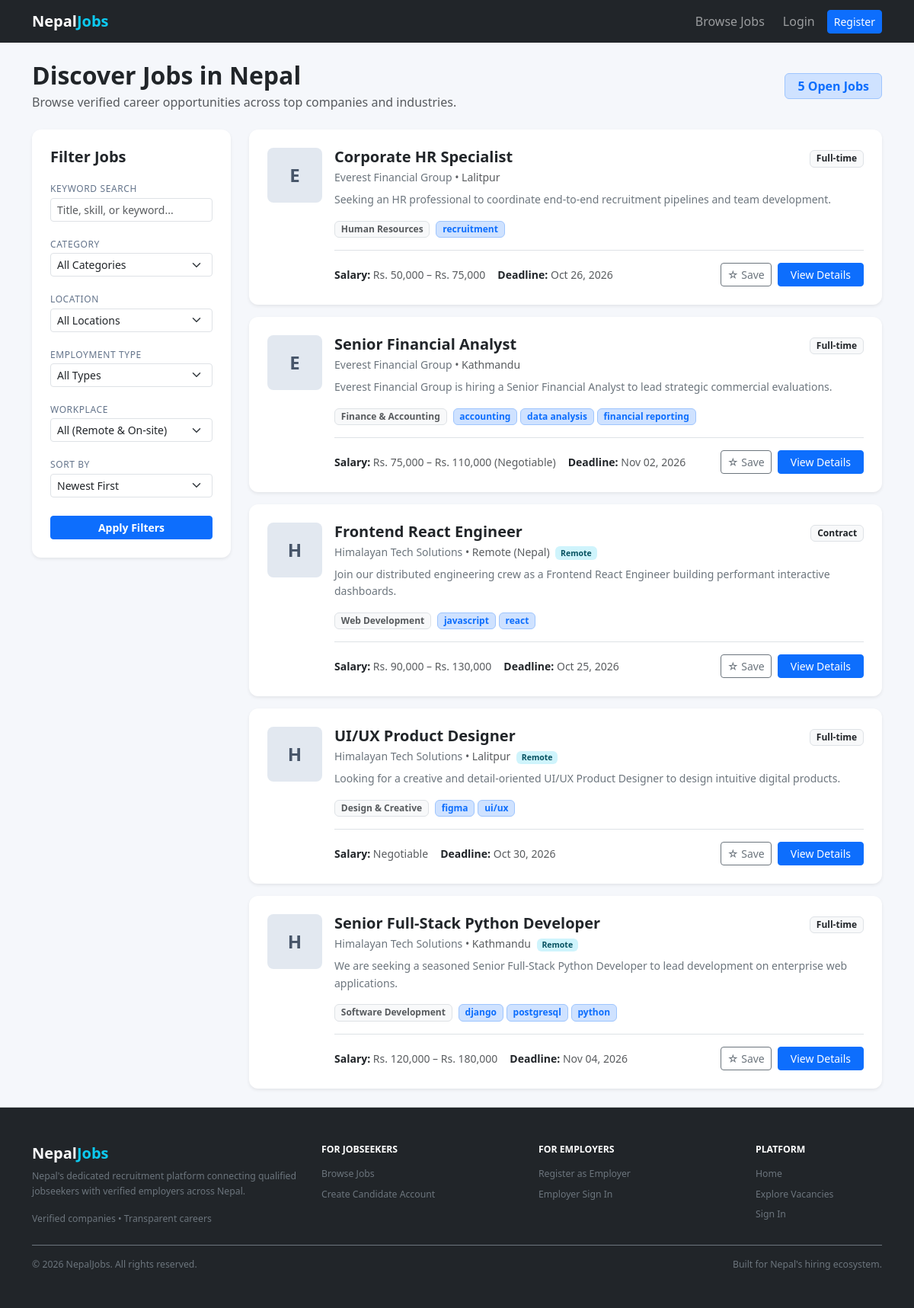
Screenshot of /jobs/ with the database file from the repository.
### jobs/models.py (models this page shows, shortened)
class Job(models.Model):
    class EmploymentType(models.TextChoices):
        FULL_TIME = "full_time", "Full-time"
        PART_TIME = "part_time", "Part-time"
        CONTRACT = "contract", "Contract"
        INTERNSHIP = "internship", "Internship"
        FREELANCE = "freelance", "Freelance"
    class Status(models.TextChoices):
        DRAFT = "draft", "Draft"
        PUBLISHED = "published", "Published"
        CLOSED = "closed", "Closed"
    employer = models.ForeignKey(
        "accounts.EmployerProfile",
        on_delete=models.CASCADE,
        related_name="jobs",
    )
    title = models.CharField(max_length=200)
    description = models.TextField()
    responsibilities = models.TextField(blank=True)
    category = models.ForeignKey(
        "jobs.Category",
        on_delete=models.PROTECT,
        related_name="jobs",
    )
    location = models.ForeignKey(
        "jobs.Location",
        on_delete=models.PROTECT,
        related_name="jobs",
    )
    is_remote = models.BooleanField(
        default=False,
        help_text="Check if remote work is permitted for this position.",
    )
    employment_type = models.CharField(
        max_length=20,
        choices=EmploymentType.choices,
        default=EmploymentType.FULL_TIME,
    )
    salary_min = models.PositiveIntegerField(null=True, blank=True)
    salary_max = models.PositiveIntegerField(null=True, blank=True)
    is_salary_negotiable = models.BooleanField(default=False)
    experience_years_min = models.PositiveIntegerField(default=0)
    education_level = models.CharField(
        max_length=20,
        choices=Education.Level.choices,
        blank=True,
    )
    required_skills = models.ManyToManyField(
        "accounts.Skill",
        blank=True,
        related_name="jobs",
    )
    vacancies = models.PositiveIntegerField(
        default=1,
        validators=[MinValueValidator(1)],
    )
    application_deadline = models.DateField()
    status = models.CharField(
        max_length=20,
        choices=Status.choices,
        default=Status.DRAFT,
    )
    created_at = models.DateTimeField(auto_now_add=True)
    updated_at = models.DateTimeField(auto_now=True)
    published_at = models.DateTimeField(null=True, blank=True)
    objects = JobQuerySet.as_manager()
    class Meta:
        ordering = ["-created_at"]
        indexes = [
            models.Index(fields=["status", "application_deadline"]),
            models.Index(fields=["-created_at"]),
            models.Index(fields=["employment_type"]),
        ]
    @property
    def salary_display(self):
        if self.salary_min and self.salary_max:
            val = f"Rs. {self.salary_min:,} – Rs. {self.salary_max:,}"
        elif self.salary_min:
            val = f"Rs. {self.salary_min:,}+"
        elif self.salary_max:
            val = f"Up to Rs. {self.salary_max:,}"
        elif self.is_salary_negotiable:
            return "Negotiable"
        else:
            return "Not specified"
        if self.is_salary_negotiable:
            val += " (Negotiable)"
        return val

class Location(models.Model):
    name = models.CharField(max_length=100, unique=True)
    slug = models.SlugField(max_length=120, unique=True)
    is_remote = models.BooleanField(
        default=False,
        help_text="Designates whether this location itself represents remote work.",
    )
    class Meta:
        ordering = ["name"]

class Category(models.Model):
    name = models.CharField(max_length=100, unique=True)
    slug = models.SlugField(max_length=120, unique=True)
    description = models.TextField(blank=True)
    is_active = models.BooleanField(default=True)
    class Meta:
        ordering = ["name"]
        verbose_name_plural = "Categories"

### accounts/models.py (models this page shows, shortened)
class EmployerProfile(models.Model):
    class VerificationStatus(models.TextChoices):
        PENDING = "pending", "Pending"
        APPROVED = "approved", "Approved"
        REJECTED = "rejected", "Rejected"
    user = models.OneToOneField(User, on_delete=models.CASCADE, related_name="employer_profile")
    company_name = models.CharField(max_length=200)
    phone = models.CharField(max_length=20, blank=True)
    address = models.CharField(max_length=255, blank=True)
    logo = models.ImageField(
        upload_to=logo_upload_path,
        blank=True,
        validators=[
            FileExtensionValidator(["jpg", "jpeg", "png", "webp"]),
            validate_logo_size,
        ],
        help_text="Optional. JPG, PNG or WebP, up to 2 MB.",
    )
    industry = models.CharField(max_length=100, blank=True)
    website = models.URLField(blank=True)
    description = models.TextField(blank=True)
    verification_document = models.FileField(
        upload_to=verification_doc_upload_path,
        storage=private_verification_storage,
        blank=True,
        validators=[
            FileExtensionValidator(["pdf", "jpg", "jpeg", "png"]),
            validate_verification_doc_size,
        ],
        help_text="PDF or image, up to 10 MB. Kept private.",
    )
    rejection_reason = models.TextField(blank=True)
    reviewed_at = models.DateTimeField(null=True, blank=True)
    verification_status = models.CharField(
        max_length=10, choices=VerificationStatus.choices, default=VerificationStatus.PENDING
    )

class Skill(models.Model):
    name = models.CharField(max_length=50, unique=True)
    class Meta:
        ordering = ["name"]

### jobs/views.py (the view, shortened to what this page needs)
# urls.py: path("jobs/", views.JobListView.as_view(), name="job_list"),
class JobListView(ListView):
    model = Job
    template_name = "jobs/job_list.html"
    context_object_name = "jobs"
    paginate_by = PAGE_SIZE
    def paginate_queryset(self, queryset, page_size):
        paginator = self.get_paginator(queryset, page_size)
        page_number = self.request.GET.get("page")
        page_obj = paginator.get_page(page_number)
        return (paginator, page_obj, page_obj.object_list, page_obj.has_other_pages())
    def get_queryset(self):
        queryset = (
            Job.objects.open_jobs()
            .select_related("employer", "category", "location")
            .prefetch_related("required_skills")
        )
        self.q = self.request.GET.get("q", "").strip()
        self.category_slug = self.request.GET.get("category", "").strip()
        if self.category_slug:
            queryset = queryset.filter(category__slug=self.category_slug)
        self.location_slug = self.request.GET.get("location", "").strip()
        if self.location_slug:
            queryset = queryset.filter(location__slug=self.location_slug)
        self.employment_type = self.request.GET.get("employment_type", "").strip()
        if self.employment_type:
            queryset = queryset.filter(employment_type=self.employment_type)
        self.remote = self.request.GET.get("remote", "").strip().lower()
        if self.remote == "remote":
            queryset = queryset.filter(is_remote=True)
        elif self.remote == "onsite":
            queryset = queryset.filter(is_remote=False)
        self.sort = self.request.GET.get("sort", "newest").strip().lower()
        if self.sort == "deadline":
            queryset = queryset.order_by("application_deadline", "-created_at")
        else:
            self.sort = "newest"
            queryset = queryset.order_by("-created_at")
        return queryset
    def get_context_data(self, **kwargs):
        context = super().get_context_data(**kwargs)
        page_obj = context["page_obj"]
        request = self.request
        categories = Category.objects.filter(is_active=True)
        locations = Location.objects.all()
        employment_types = Job.EmploymentType.choices
        query_params = request.GET.copy()
        if "page" in query_params:
            del query_params["page"]
        query_string = query_params.urlencode()
        has_filters = bool(
            self.q
            or self.category_slug
            or self.location_slug
            or self.employment_type
            or (self.remote in ("remote", "onsite"))
            or (self.sort and self.sort != "newest")
        )
        saved_job_ids = set()
        context.update(
            {
                "categories": categories,
                "locations": locations,
                "employment_types": employment_types,
                "current_q": self.q,
                "current_category": self.category_slug,
                "current_location": self.location_slug,
                "current_employment_type": self.employment_type,
                "current_remote": self.remote,
                "current_sort": self.sort,
                "query_string": query_string,
                "has_filters": has_filters,
                "total_count": context["paginator"].count,
                "saved_job_ids": saved_job_ids,
            }
        )
        return context

### templates/jobs/job_list.html (shortened to what this page needs)
{% extends 'base.html' %}
{% block content %}
<div class="row mb-4 align-items-center">
  <div class="col-md-8">
    <h1 class="h2 fw-bold mb-1">Discover Jobs in Nepal</h1>
    <p class="text-muted mb-0">Browse verified career opportunities across top companies and industries.</p>
  </div>
  <div class="col-md-4 text-md-end mt-2 mt-md-0">
    <span class="badge bg-primary-subtle text-primary border border-primary-subtle px-3 py-2 fs-6">
      {{ total_count }} Open Job{{ total_count|pluralize }}
    </span>
  </div>
</div>
<div class="row g-4">
  <div class="col-lg-4 col-xl-3">
    <div class="card shadow-sm border-0 sticky-lg-top" style="top: 1rem; z-index: 10;">
      <div class="card-body p-4">
        <div class="d-flex justify-content-between align-items-center mb-3">
          <h5 class="fw-bold mb-0">Filter Jobs</h5>
        </div>
        <form method="get" action="{% url 'job_list' %}">
          <div class="mb-3">
            <label for="search-input" class="form-label info-label">Keyword Search</label>
            <input type="text" id="search-input" name="q" class="form-control form-control-sm" placeholder="Title, skill, or keyword..." value="{{ current_q }}">
          </div>
          <div class="mb-3">
            <label for="category-select" class="form-label info-label">Category</label>
            <select id="category-select" name="category" class="form-select form-select-sm">
              <option value="">All Categories</option>
            </select>
          </div>
          <div class="mb-3">
            <label for="location-select" class="form-label info-label">Location</label>
            <select id="location-select" name="location" class="form-select form-select-sm">
              <option value="">All Locations</option>
            </select>
          </div>
          <div class="mb-3">
            <label for="employment-type-select" class="form-label info-label">Employment Type</label>
            <select id="employment-type-select" name="employment_type" class="form-select form-select-sm">
              <option value="">All Types</option>
            </select>
          </div>
          <div class="mb-3">
            <label for="remote-select" class="form-label info-label">Workplace</label>
            <select id="remote-select" name="remote" class="form-select form-select-sm">
              <option value="">All (Remote & On-site)</option>
            </select>
          </div>
          <div class="mb-4">
            <label for="sort-select" class="form-label info-label">Sort By</label>
            <select id="sort-select" name="sort" class="form-select form-select-sm">
              <option value="newest" {% if current_sort == 'newest' %}selected{% endif %}>Newest First</option>
            </select>
          </div>
          <div class="d-grid gap-2">
            <button type="submit" class="btn btn-primary btn-sm fw-semibold">Apply Filters</button>
          </div>
        </form>
      </div>
    </div>
  </div>
  <div class="col-lg-8 col-xl-9">
    {% if jobs %}
      <div class="d-flex flex-column gap-3">
        {% for job in jobs %}
          <div class="card shadow-sm border-0 job-card">
            <div class="card-body p-4">
              <div class="d-flex flex-column flex-sm-row align-items-start gap-3">
                <div class="flex-shrink-0">
                  {% if job.employer.logo %}
                    <img src="{{ job.employer.logo.url }}" alt="{{ job.employer.company_name }} Logo" class="company-logo-lg">
                  {% else %}
                    <div class="company-logo-placeholder">{{ job.employer.company_name|slice:":1"|upper }}</div>
                  {% endif %}
                </div>
                <div class="flex-grow-1">
                  <div class="d-flex flex-column flex-md-row justify-content-between align-items-md-start gap-2 mb-2">
                    <div>
                      <h2 class="h5 fw-bold mb-1">
                        <a href="{% url 'job_detail' job.pk %}" class="text-decoration-none text-dark hover-primary">
                          {{ job.title }}
                        </a>
                      </h2>
                      <div class="text-muted small">
                        <a href="{% url 'company_detail' job.employer.pk %}" class="text-decoration-none text-secondary fw-medium">
                          {{ job.employer.company_name }}
                        </a>
                        &bull; {{ job.location.name }}
                        {% if job.is_remote %}
                          <span class="badge bg-info-subtle text-info-emphasis ms-1">Remote</span>
                        {% endif %}
                      </div>
                    </div>
                    <div class="text-md-end">
                      <span class="badge bg-light text-dark border">{{ job.get_employment_type_display }}</span>
                    </div>
                  </div>
                  <p class="text-secondary small mb-3" style="line-height: 1.6;">
                    {{ job.description|truncatewords:25 }}
                  </p>
                  <div class="d-flex flex-wrap align-items-center gap-1 mb-3">
                    <span class="badge bg-light text-muted border me-1">{{ job.category.name }}</span>
                    {% for skill in job.required_skills.all|slice:":4" %}
                      <span class="badge bg-primary-subtle text-primary border border-primary-subtle">{{ skill.name }}</span>
                    {% endfor %}
                  </div>
                  <div class="d-flex flex-column flex-sm-row justify-content-between align-items-sm-center pt-3 border-top gap-2">
                    <div class="d-flex flex-wrap align-items-center gap-3 small text-muted">
                      <div>
                        <strong class="text-dark">Salary:</strong> {{ job.salary_display }}
                      </div>
                      <div>
                        <strong class="text-dark">Deadline:</strong> {{ job.application_deadline|date:"M d, Y" }}
                      </div>
                    </div>
                    <div class="d-flex align-items-center gap-2">
                      {% if user.is_authenticated and user.is_jobseeker %}
                        <form method="post" action="{% url 'toggle_save_job' job.pk %}" class="d-inline m-0">
                          {% csrf_token %}
                          <input type="hidden" name="next" value="{{ request.get_full_path }}">
                          {% if job.pk in saved_job_ids %}
                            <button type="submit" class="btn btn-sm btn-outline-danger" title="Remove from saved jobs" aria-label="Remove {{ job.title }} from saved jobs">
                              &#9733; Saved
                            </button>
                          {% else %}
                            <button type="submit" class="btn btn-sm btn-outline-secondary" title="Save this job" aria-label="Save {{ job.title }}">
                              &#9734; Save
                            </button>
                          {% endif %}
                        </form>
                      {% elif not user.is_authenticated %}
                        <a href="{% url 'login' %}?next={{ request.get_full_path }}" class="btn btn-sm btn-outline-secondary" title="Log in to save this job" aria-label="Log in to save {{ job.title }}">
                          &#9734; Save
                        </a>
                      {% endif %}
                      <a href="{% url 'job_detail' job.pk %}" class="btn btn-primary btn-sm px-3">View Details</a>
                    </div>
                  </div>
                </div>
              </div>
            </div>
          </div>
        {% endfor %}
      </div>
    {% endif %}
  </div>
</div>
{% endblock %}

### rows the page displays
Job: employer.company_name "E", title "Corporate HR Specialist", employer.company_name "Everest Financial Group", location.name "Lalitpur", employment_type "Full-time", description "Seeking an HR professional to coordinate end-to-end recruitment pipelines and team development.", category.name "Human Resources", salary_display "Rs. 50,000 – Rs. 75,000", application_deadline "Oct 26, 2026"
Skill: name "recruitment"
Job: employer.company_name "E", title "Senior Financial Analyst", employer.company_name "Everest Financial Group", location.name "Kathmandu", employment_type "Full-time", description "Everest Financial Group is hiring a Senior Financial Analyst to lead strategic commercial evaluations.", category.name "Finance & Accounting", salary_display "Rs. 75,000 – Rs. 110,000 (Negotiable)", application_deadline "Nov 02, 2026"
Skill: name "accounting"
Skill: name "data analysis"
Skill: name "financial reporting"
Job: employer.company_name "H", title "Frontend React Engineer", employer.company_name "Himalayan Tech Solutions", location.name "Remote (Nepal)", is_remote "Remote", employment_type "Contract", description "Join our distributed engineering crew as a Frontend React Engineer building performant interactive dashboards.", category.name "Web Development", salary_display "Rs. 90,000 – Rs. 130,000", application_deadline "Oct 25, 2026"
Skill: name "javascript"
Skill: name "react"
Job: employer.company_name "H", title "UI/UX Product Designer", employer.company_name "Himalayan Tech Solutions", location.name "Lalitpur", is_remote "Remote", employment_type "Full-time", description "Looking for a creative and detail-oriented UI/UX Product Designer to design intuitive digital products.", category.name "Design & Creative", salary_display "Negotiable", application_deadline "Oct 30, 2026"
Skill: name "figma"
Skill: name "ui/ux"
Job: employer.company_name "H", title "Senior Full-Stack Python Developer", employer.company_name "Himalayan Tech Solutions", location.name "Kathmandu", is_remote "Remote", employment_type "Full-time", description "We are seeking a seasoned Senior Full-Stack Python Developer to lead development on enterprise web applications.", category.name "Software Development", salary_display "Rs. 120,000 – Rs. 180,000", application_deadline "Nov 04, 2026"
Skill: name "django"
Skill: name "postgresql"
Skill: name "python"

### other values shown
{{ total_count }} "5"
